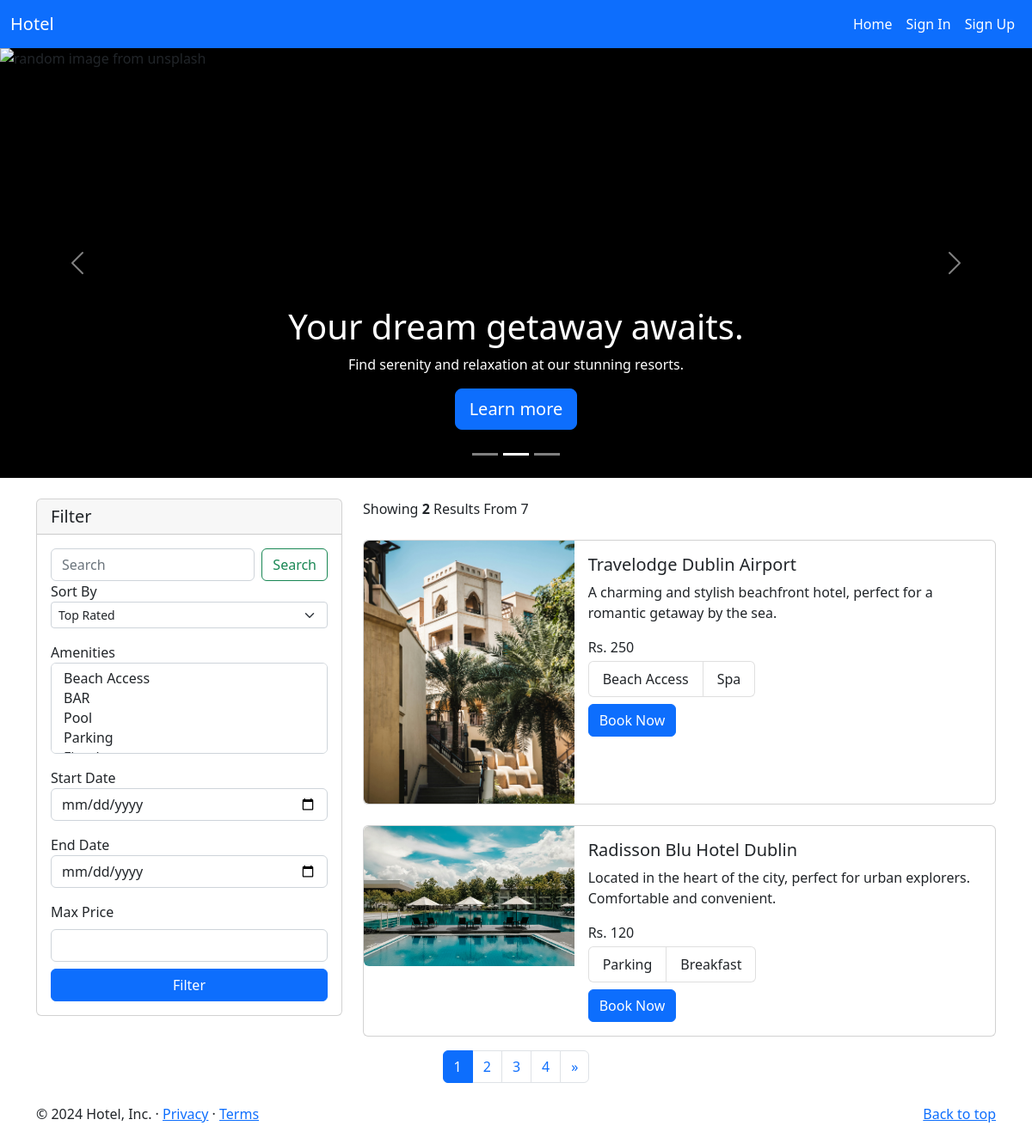
The page / on the database its author committed.
### home/models.py (models this page shows, shortened)
class BaseModel(models.Model):
    uid = models.UUIDField(default=uuid.uuid4   , editable=False , primary_key=True)
    created_at = models.DateField(auto_now_add=True)
    updated_at = models.DateField(auto_now_add=True)
    class Meta:
        abstract = True
        ordering=['uid']

class Hotel(BaseModel):
    hotel_name= models.CharField(max_length=100)
    hotel_price = models.IntegerField()
    description = models.TextField()
    amenities = models.ManyToManyField(Amenities)
    room_count = models.IntegerField(default=10)

class HotelImages(BaseModel):
    hotel= models.ForeignKey(Hotel ,related_name="images", on_delete=models.CASCADE)
    images = models.ImageField(upload_to="hotels")

class Amenities(BaseModel):
    amenity_name = models.CharField(max_length=100)
    def __str__(self) -> str:
        return self.amenity_name

### home/views.py (the view, shortened to what this page needs)
# urls.py: path('', index, name='index'),
def index(request):
    amenities = Amenities.objects.all()
    hotels = Hotel.objects.all()
    total_hotels = len(hotels)
    selected_amenities = request.GET.getlist('selectAmenity')
    sort_by = request.GET.get('sortSelect')
    search = request.GET.get('searchInput')
    startdate = request.GET.get('startDate')
    enddate = request.GET.get('endDate')
    price = request.GET.get('price')
    if selected_amenities != []:
        hotels = hotels.filter(
            amenities__amenity_name__in=selected_amenities).distinct()
    if search:
        hotels = hotels.filter(Q(hotel_name__icontains=search)
                               | Q(description__icontains=search) | Q(amenities__amenity_name__contains=search))
    if sort_by:
        if sort_by == 'low_to_high':
            hotels = hotels.order_by('hotel_price')
        elif sort_by == 'high_to_low':
            hotels = hotels.order_by('-hotel_price')
    if price:
        hotels = hotels.filter(hotel_price__lte=int(price))
    hotels = hotels.distinct ()
    p = Paginator(hotels, 2)
    page_no = request.GET.get('page')
    hotels = p.get_page(1)
    if page_no:
        hotels = p.get_page(page_no)
    no_of_pages = list(range(1, p.num_pages+1))
    date = datetime.today().strftime('%Y-%m-%d')
    context = {'amenities': amenities, 'hotels': hotels, 'sort_by': sort_by,
               'search': search, 'selected_amenities': selected_amenities, 'no_of_pages': no_of_pages, 'max_price': price, 'startdate': startdate, "enddate": enddate, "date": date,'total_hotels':total_hotels}
    return render(request, 'home/index.html', context)

### home/templatetags/coustom_tags.py (called while the page is built)
def  modify_url(value):
    if value == '/':
        value += "?d=10"
    return value

### templates/home/index.html (shortened to what this page needs)
{% extends 'home/base.html' %}
{% load coustom_tags %}
{% block body %}
<main>
    <div id="myCarousel" class="carousel slide" data-bs-ride="carousel">
        <div class="carousel-indicators">
            <button type="button" data-bs-target="#myCarousel" data-bs-slide-to="0" class="" aria-label="Slide 1"></button>
            <button type="button" data-bs-target="#myCarousel" data-bs-slide-to="1" aria-label="Slide 2" class="active"
                aria-current="true"></button>
            <button type="button" data-bs-target="#myCarousel" data-bs-slide-to="2" aria-label="Slide 3"
                class=""></button>
        </div>
        <div class="carousel-inner">
            <div class="carousel-item active">
                <img src="https://unsplash.it/1400/500/?travel" class="d-block w-100" alt="random image from unsplash">
                <div class="container">
                    <div class="carousel-caption">
                        <h1>Your dream getaway awaits.</h1>
                        <p>Find serenity and relaxation at our stunning resorts.</p>
                        <p><a class="btn btn-lg btn-primary" href="#">Learn more</a></p>
                    </div>
                </div>
            </div>
        </div>
        <button class="carousel-control-prev" type="button" data-bs-target="#myCarousel" data-bs-slide="prev">
            <span class="carousel-control-prev-icon" aria-hidden="true"></span>
        </button>
        <button class="carousel-control-next" type="button" data-bs-target="#myCarousel" data-bs-slide="next">
            <span class="carousel-control-next-icon" aria-hidden="true"></span>
        </button>
    </div>
    <main>
        <div class="container mt-4">
            <div class="row margin-auto">
                <div class="col-4">
                    <div class="card">
                        <h5 class="card-header">Filter</h5>
                        <div class="card-body">
                            <form action="" class="iform-group">
                                <div class="d-flex mb-3ammeni">
                                    <input class="form-control me-2" type="search" placeholder="Search"
                                        aria-label="Search" id="searchInput" name="searchInput" >
                                    <button class="btn btn-outline-success" id="searchBtn" type="submit">Search</button>
                                </div>
                                <label for="sortSelect ">
                                    Sort By
                                </label>
                                <div class="mb-3">
                                    <select class="form-select form-select-sm" aria-label=".form-select-sm example"
                                        id="sortSelect" name="sortSelect">
                                        <option value="rated" {% if sort_by == "rated" %}{% endif %}>Top Rated</option>
                                    </select>
                                </div>
                                <label for="selectAmenity">
                                    Amenities
                                </label>
                                <select class="form-select" multiple aria-label="multiple select example"
                                    id='selectAmenity' name="selectAmenity">
                                    {% for amenity in amenities %}
                                    <option value="{{amenity.amenity_name}}"
                                    {% if amenity.amenity_name in selected_amenities %} selected {% endif %}>{{amenity.amenity_name}}</option>
                                    {% endfor %}
                                </select>
                                <label for="startDate" class='mt-3'>
                                    Start Date
                                </label>
                                <input type="date" name="startDate" class="form-control" id="startDate"
                                    name="startDate" min='{{date}}'>
                                <label for="endDate" class="mt-3">
                                    End Date
                                </label>
                                <input type="date" name="endDate" class="form-control" id="endDate" name="endDate" min='{{date}}'>
                                <div class="mt-3">
                                    <label for="customRange2" class="form-label">Max Price</label>
                                    <input type="number" class="form-control mb-2" id="price" name="price"
                                >
                                </div>
                                <div class="d-grid">
                                    <button class="btn btn-primary d-block" type="submit">
                                        Filter
                                    </button>
                                </div>
                            </form>
                        </div>
                    </div>
                </div>
                <div class="col-8 ">
                    <div class="col-5">
                        Showing <span class="fw-bold">{{hotels|length}}</span> Results From {{total_hotels}}
                    </div>
                    <div class="">
                        {% for hotel in hotels.object_list %}
                        <div class="card mb-3 mt-4" style="max-width: 1000px;">
                            <div class="row g-0">
                                <div class="col-md-4">
                                    <a href="/hotel/{{hotel.uid}}">
                                        <img src="/media/{{hotel.images.first.images}}" class="img-fluid rounded-start"
                                            alt="...">
                                    </a>
                                </div>
                                <div class="col-md-8">
                                    <div class="card-body">
                                        <h5 class="card-title">{{hotel.hotel_name}}</h5>
                                        <p class="card-text">{{hotel.description|truncatechars:100}}
                                        </p>
                                        <li class="list-group-item ">Rs. {{hotel.hotel_price}}</li>
                                        <ul class="list-group list-group-horizontal">
                                            {% for i in hotel.amenities.all %}
                                            {% if forloop.counter|divisibleby:3%}
                                        </ul>
                                            {% else %}
                                            <li class="list-group-item mt-1 mr-1">{{i}}</li>
                                            {% endif %}
                                            {% endfor %}
                                        <button class="btn btn-primary mt-2" type="submit">
                                            Book Now
                                        </button>
                                    </div>
                                </div>
                            </div>
                        </div>
                        {% endfor %}
                    </div>
                </div>
            </div>
        </div>
        <nav>
            <ul class="pagination justify-content-center">
                {% for i in no_of_pages %}
                <li class="page-item"><a class="page-link {% if i == hotels.number %} active {% endif %}" href="{{request.get_full_path|modify_url}}&page={{i}}"
                >{{i}}</a></li>
                {% endfor %}
                {% if hotels.has_next %}
                <li class="page-item">
                    <a class="page-link" href="{{request.get_full_path|modify_url}}&page={{hotels.next_page_number}}" aria-label="Next">
                        <span aria-hidden="true">&raquo;</span>
                    </a>
                </li>
                {% endif %}
            </ul>
        </nav>
    </main>
    <footer class="container mt-4 ">
        <p class="float-end"><a href="#">Back to top</a></p>
        <p>© 2024 Hotel, Inc. · <a href="#">Privacy</a> · <a href="#">Terms</a></p>
    </footer>
</main>
{% endblock body %}

### templates/home/base.html (shortened to what this page needs)
<!doctype html>
<html lang="en">
<head>
  <link href="https://cdn.jsdelivr.net/npm/bootstrap@5.2.3/dist/css/bootstrap.min.css" rel="stylesheet"
>
</head>
<body>
  <body>
    <header>
      <nav class="navbar navbar-expand-lg bg-primary navbar-dark justify-content-between">
        <div class="container-fluid">
          <a class="navbar-brand" href="{% url 'index' %}">Hotel</a>
          <div class="collapse navbar-collapse" id="navbarSupportedContent">
            <ul class="navbar-nav ms-auto mb-2 mb-sm-0">
              <li class="nav-item">
                <a class="nav-link active" aria-current="page" href="{% url 'index' %}" style="color: white;">Home</a>
              </li>
              {% if request.user.is_authenticated %}
              <li class="nav-item">
                <a class="nav-link" href="{% url 'signout' %}" style="color: white;">Sign Out</a>
              </li>
              {% else %}
              <li class="nav-item">
                <a class="nav-link" href="{% url 'signin' %}" style="color: white;">Sign In</a>
              </li>
              <li class="nav-item">
                <a class="nav-link" href="{% url 'signup' %}" style="color: white;">Sign Up</a>
              </li>
              {% endif %}
            </ul>
          </div>
        </div>
      </nav>
    </header>
    {% block body %}{% endblock body %}
  </body>
</html>

### templates/home/index.html (style rules this page uses)
.carousel-item { background-color: black; height:500px; }

### rows shown on the page
Hotel: images.first.images (picture), hotel_name "Travelodge Dublin Airport", description "A charming and stylish beachfront hotel, perfect for a romantic getaway by the sea.", hotel_price "250"
Amenities: amenity_name "Beach Access"
Amenities: amenity_name "Spa"
Hotel: images.first.images (picture), hotel_name "Radisson Blu Hotel Dublin", description "Located in the heart of the city, perfect for urban explorers. Comfortable and convenient.", hotel_price "120"
Amenities: amenity_name "Parking"
Amenities: amenity_name "Breakfast"

### other values the page prints
{{ hotels|length }} "2"
{{ total_hotels }} "7"
{{ i }} "1" "2" "3" "4"
